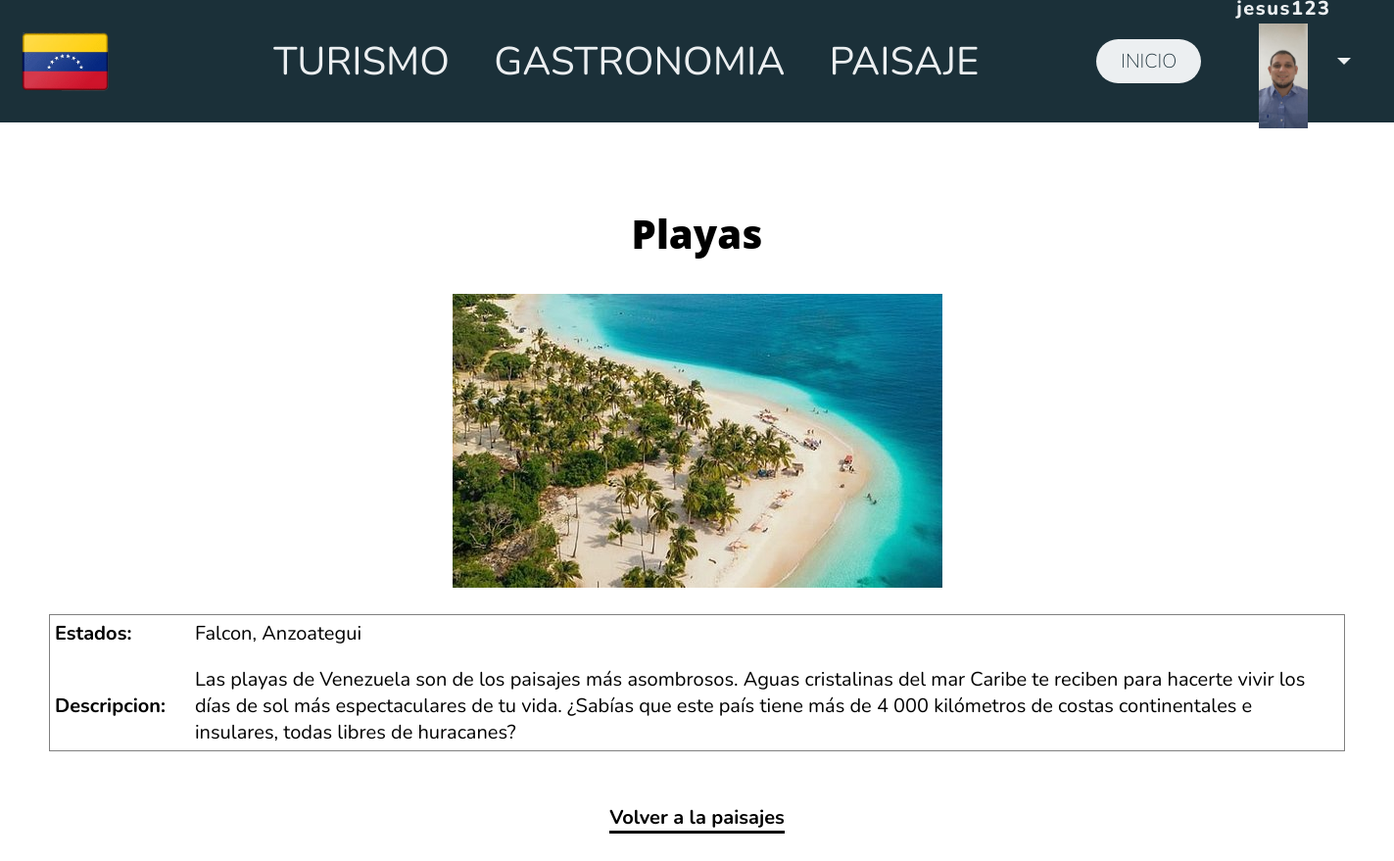
Screenshot of /vzla/detalle-paisaje/15/ (signed in) with the database file from the repository.
### vzla/models.py (models this page shows, shortened)
class Avatar(models.Model):
    user = models.OneToOneField(User, on_delete=models.CASCADE, null=True)
    imagen = models.ImageField(upload_to='avatares', null=True, blank=True)

class Paisajes(models.Model):
    nombre = models.CharField(max_length=64)
    estados = models.CharField(max_length=128)
    descripcion = models.TextField()
    imagen = models.ImageField(upload_to="paisaje", null=True, blank=True)

### vzla/views.py (the view)
# urls.py: path('detalle-paisaje/<int:id>/', P_DetailView, name='detalle_paisaje'),
@login_required
def P_DetailView(request, id):
    paisaje = Paisajes.objects.get(id=id)
    contexto = {'paisaje': paisaje}
    return render(request=request,
        template_name='vzla/detalle_paisaje.html',
        context=contexto,)

### vzla/templates/vzla/detalle_paisaje.html (shortened to what this page needs)
{% extends "vzla/base.html" %}
{% block contenido %}
<div align="center">
    <h2>{{ paisaje.nombre }}</h2>
    <br>
    <td><img src="{{ paisaje.imagen.url }}"style="width:500px;"/></td>    <br>
    <TABLE BORDER>
        <br>
        <TR><TH> Estados: </TH>
            <TD></TD><TD></TD>
            <TD> {{ paisaje.estados }} </TD></TR>
            <TD>
        <TR><TH> Descripcion: </TH>
            <TD></TD><TD></TD>
            <TD> {{ paisaje.descripcion }} </TD>
            <TD>
    </TABLE>
    <br>
    <br>
    <div align="center">
        <a class='vinculo' href="{% url 'paisajes' %}">Volver a la paisajes</a>
{% endblock contenido %}

### vzla/templates/vzla/base.html (shortened to what this page needs)
{% load static %}
<link rel="stylesheet" href="{% static "styles.css" %}" type='text/css'>
<!DOCTYPE html>
<html lang="en">
<head>
</head>
<body>
    <header class="header">
        <div class="logo">
            <img src={% static "img/vzla4.png" %} alt="bandera" >
        </div>
        <nav>
           <ul class="nav-links">
                <li><a href="{% url 'turismo' %}">TURISMO</a></li>
                <li><a href="{% url 'gastronomia' %}">GASTRONOMIA</a></li>
                <li><a href="{% url 'paisajes' %}">PAISAJE</a></li>
           </ul>
        </nav>
        <a class="boton" href="{% url 'inicio' %}"><button>INICIO</button></a>
        {% if user.is_authenticated %}
        <div class="dropdown">
            <button class="btn btn-secondary dropdown-toggle" type="button" id="dropdownMenuButton1" data-bs-toggle="dropdown" aria-expanded="false">
                <div style="display: inline-grid";align = "center">
                    <span style="">{{ user.username }}</span>
                    <div align = "center">
                        <img src="{{ user.avatar.imagen.url }}" style="width:50px;"/>
                    </div>
                </div>
            </button>
          </div>
        {% else %}
        <a class="btn btn-secondary" href="{% url 'login' %}" >Iniciar Sesión</a>
        {% endif %}
    </header>
</body>
<section style="padding:90px 50px;">
    {% block contenido %}
    {% endblock contenido %}
</section>
</html>

### rows the page displays
Paisajes: nombre "Playas", imagen (picture), estados "Falcon, Anzoategui", descripcion "Las playas de Venezuela son de los paisajes más asombrosos. Aguas cristalinas del mar Caribe te reciben para hacerte vivir los días de sol más espectaculares de tu vida. ¿Sabías que este país tiene más de 4 000 kilómetros de costas continentales e insulares, todas libres de huracanes?"
